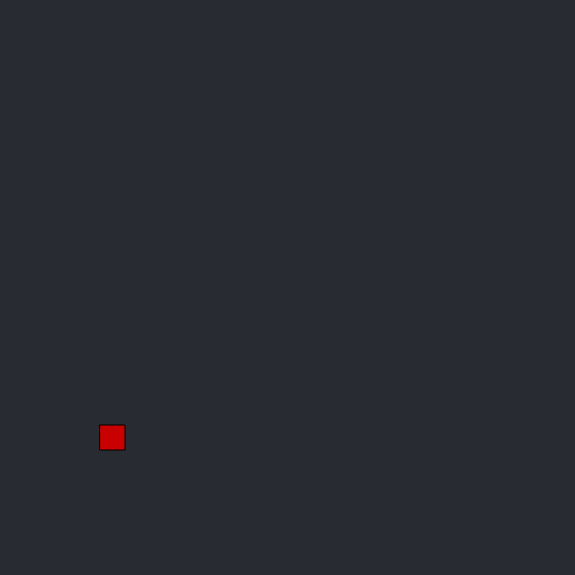
Frame 1 (no input)
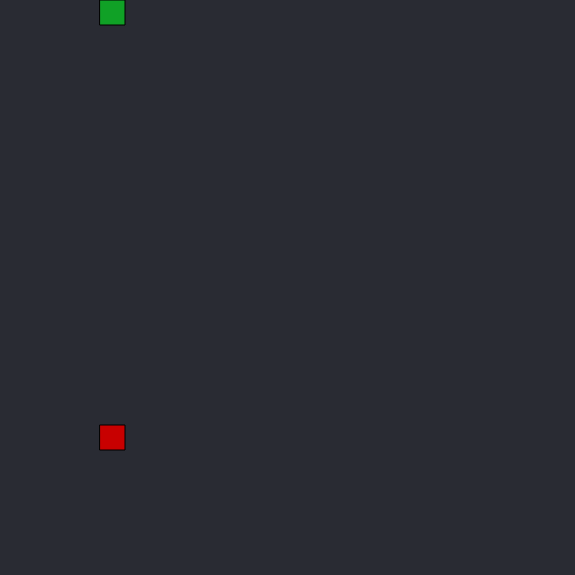
Frame 60 (no input)
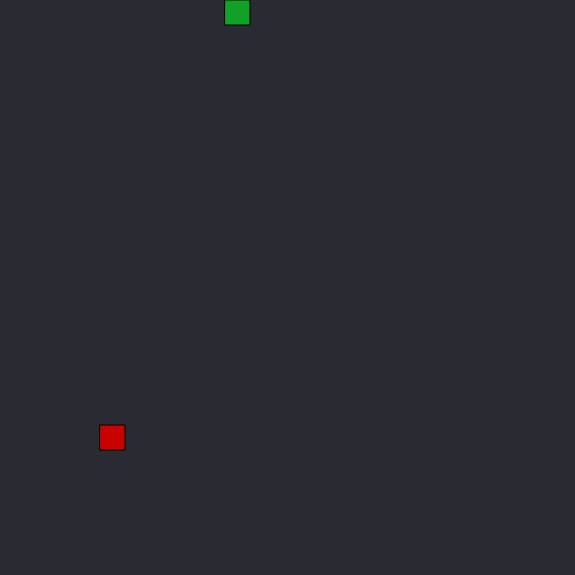
Frame 120 (the mouse pressed at the canvas centre since frame 60)

The p5.js sketch that drew these frames (run headless with seeded random() and noise() and a simulated clock; from frame 60 on, the mouse is pressed at the canvas centre):

// p5.js sketch
// ── sketch.js
const screen_width = 575;
const screen_height = 575;
const unit_size = 25;
var x = [0];
var y = [0];
var body_parts = 1;
var apple_x;
var apple_y;
var direction = 'R';
var delay = 75;

function setup() {
  createCanvas(screen_width, screen_width);
  newApple();
  setInterval(move, delay)
}

function draw() {
  check_collision();
  background(41, 43, 51);
  for(var i = body_parts; i>0; i--){
    fill(color(16, 161, 38));
    rect(x[i], y[i], unit_size, unit_size);
  }
  fill(color(200, 0, 0));
  rect(apple_x, apple_y, unit_size, unit_size);
}

function move(){
  for (var i = body_parts; i > 0; i--) {
      x[i] = x[i - 1];
      y[i] = y[i - 1];
  }

  if(direction == "U") {
      y[0] = y[0] - unit_size;
  }
  if(direction == "D") {
      y[0] = y[0] + unit_size;
  }

  if(direction == "L") {
      x[0] = x[0] - unit_size;
  }

  if(direction == "R") {
      x[0] = x[0] + unit_size;
  }

} // DONE

function newApple(add_body){
  if (add_body) body_parts+=1;
  
  
  rand = int(random(0, (screen_width+unit_size)/unit_size));
  apple_x = int(random(0, screen_width/unit_size))*unit_size
  apple_y = int(random(0, screen_height/unit_size))*unit_size
  
  
  
} // DONE

function keyPressed(){
  if ((keyCode == LEFT_ARROW) || key == 'a') 
  {
    if(direction != "R"){
          direction = "L"
    }
  }
  
  if ((keyCode == RIGHT_ARROW) || key == 'd') 
  {
    if(direction != "L"){
          direction = "R"
    }
  }
  
  
    if ((keyCode == UP_ARROW) || key == 'w') 
  {
    if(direction != "D"){
          direction = "U"
    }
  }
  
  if ((keyCode == DOWN_ARROW) || key == 's') 
  {
    if(direction != "U"){
          direction = "D"
    }
  }
} // DONE

function reset(){
  if (body_parts > 3) {
      console.log("Died");
      body_parts = 3;
      direction = 'R';
      newApple();
      x[0] = 0;
      y[0] = 0;
      score = 0;
    }
} // DONE

function check_collision(){
  for (var i = body_parts; i > 0; i--) {
    if ((x[0] == x[i]) && (y[0] == y[i])) {
        reset();
    }
  }
  for (var i = body_parts; i != 0; i--) {
    if (x[i] == apple_x) {
        if (y[i] == apple_y) {
            console.log("Apple Eaten");
            newApple(true);
        }
    }
  }
    if (x[0] < 0) {
        x[0] = screen_height - unit_size;
    }
    if (x[0] >= screen_height) {
        x[0] = 0;
    }

    if (y[0] < 0) {
        y[0] = screen_width - unit_size;
    }
    if (y[0] >= screen_width) {
       y[0] = 0;
    }
} // DONE
